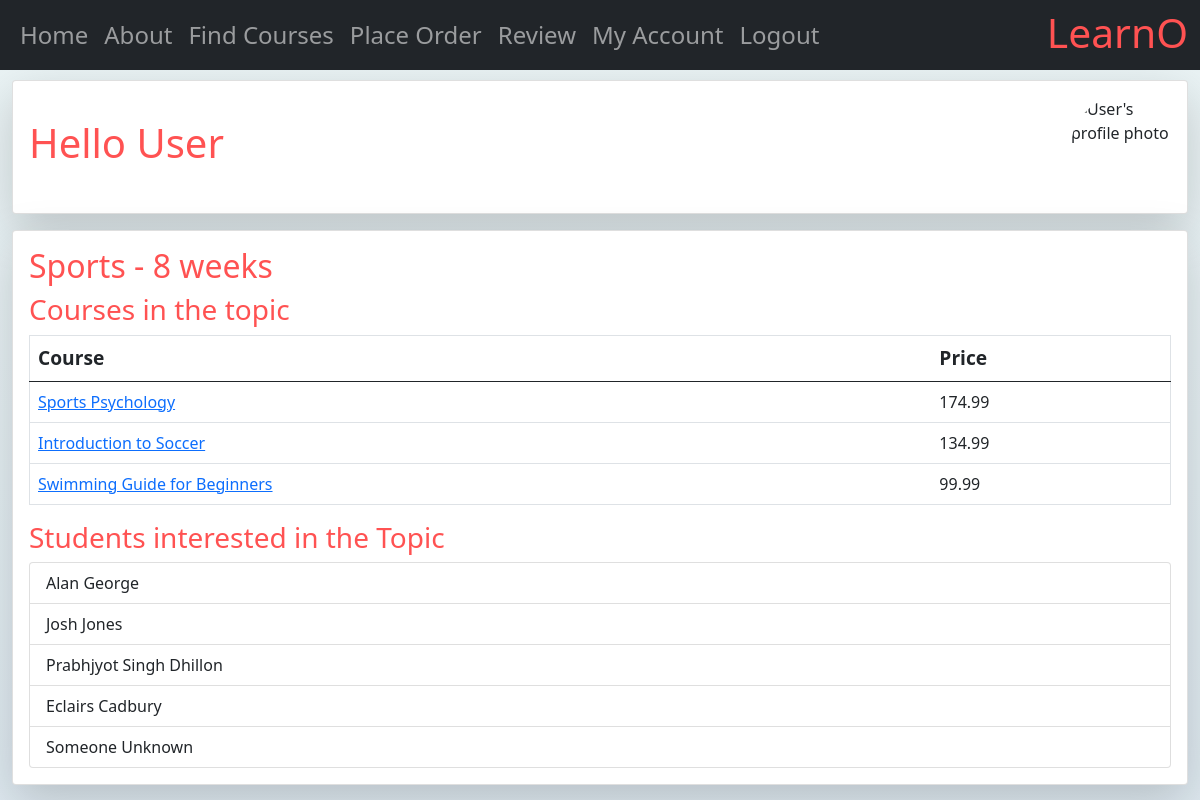
Before: /myapp/5 (signed in) with the older database file.
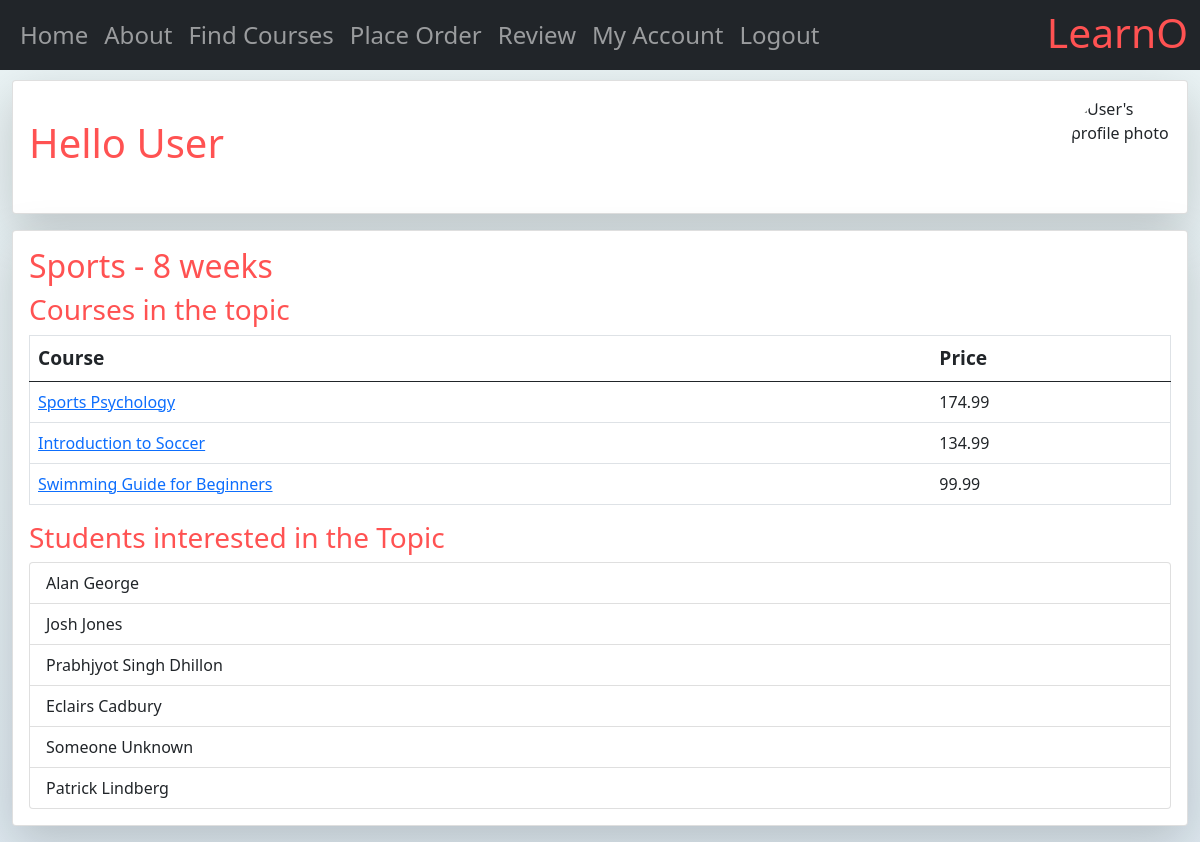
After: the same page with the newer database file.
### myapp/models.py (models this page shows, shortened)
class Course(models.Model):
    title = models.CharField(max_length=200)
    topic = models.ForeignKey(Topic, related_name='courses', on_delete=models.CASCADE)
    price = models.DecimalField(max_digits=10, decimal_places=2)
    for_everyone = models.BooleanField(default=True)
    description = models.TextField(blank=True)
    num_reviews = models.PositiveIntegerField(default=0)

class Student(User):
    LVL_CHOICES = [
        ('HS', 'High School'),
        ('UG', 'Undergraduate'),
        ('PG', 'Postgraduate'),
        ('ND', 'No Degree'),
    ]
    level = models.CharField(choices=LVL_CHOICES, max_length=2, default='HS')
    address = models.CharField(max_length=300, blank=True)
    province = models.CharField(max_length=2, default='ON')
    registered_courses = models.ManyToManyField(Course, blank=True)
    interested_in = models.ManyToManyField(Topic)
    picture = models.ImageField(default='learn-default-profile-pic.jpg', upload_to=user_directory_path)

### myapp/views.py (the view)
# urls.py: path(r'<topic_id>', views.details, name='details'),
def details(request, topic_id):
    topic = get_object_or_404(Topic, pk=topic_id)
    return render(request, "myapp/details.html",
                  {'topic': topic, 'course_list': topic.courses.all(), 'students': topic.student_set.all()})

### myapp/templates/myapp/details.html
{% extends 'myapp/base.html' %}
{% block body_block %}
    <h2>{{ topic.name }} - {{ topic.length }} weeks</h2>
    {% if course_list %}
        <h3>Courses in the topic</h3>
        <table class="table border">
            <thead>
                <tr>
                    <th>Course</th>
                    <th>Price</th>
                </tr>
            </thead>
            <tbody>
                {% for course in course_list %}
                    <tr>
                        <td> <a href="{% url "myapp:course" course_id=course.id %}">{{course.title}}</a> </td>
                        <td> {{ course.price }} </td>
                    </tr>
                {% endfor %}
            </tbody>
        </table>
    {% else %}
        <strong>There are no available topics!</strong>
    {% endif %}
    {% if students %}
        <h3>Students interested in the Topic</h3>
        <div class="row">
            <div>
                <ol class="list-group">
                    {% for student in students %}
                        <li class="list-group-item">{{ student.first_name }} {{ student.last_name }}</li>
                    {% endfor %}
                </ol>
            </div>
        </div>
    {% else %}
        <h3>No students registered yet!</h3>
    {% endif %}
{% endblock %}

Changed rows visible on the page:
added Student: first_name "Patrick", last_name "Lindberg"
